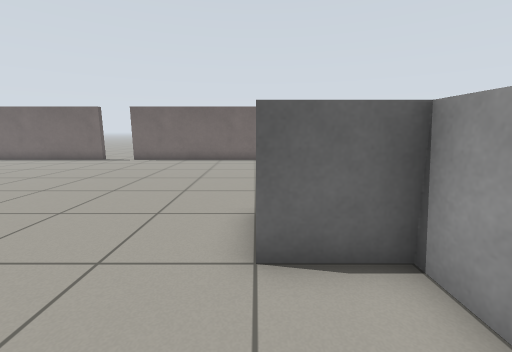
view 1 (above)

23 first-person views from a walk through a world built for the Gazebo simulator. The camera is 0.83 m above the floor, tilts 10° down and sees 90° across. The floor is counted in squares, 0.5 m on a side. Each view is taken from the middle of a square. On the plan, view 1 faces up. The plan holds only what a view shows up to about 14 squares ahead; the rest is blank. The place goes on beyond the plan. Some surface patterns are stand-ins.

view 2
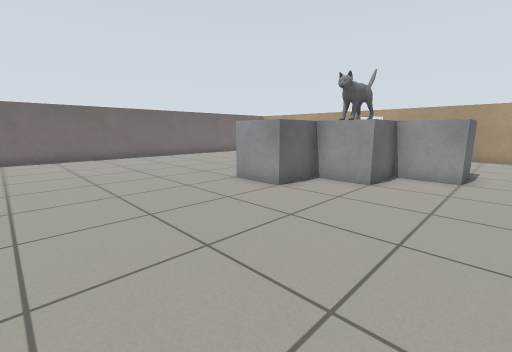

view 3
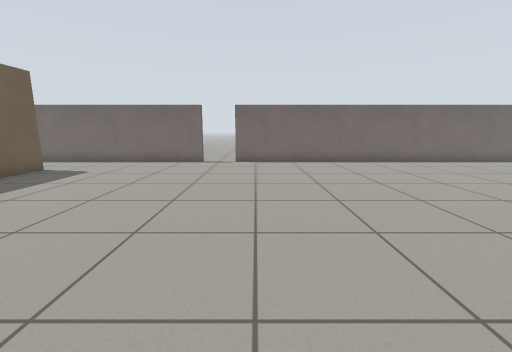

view 4
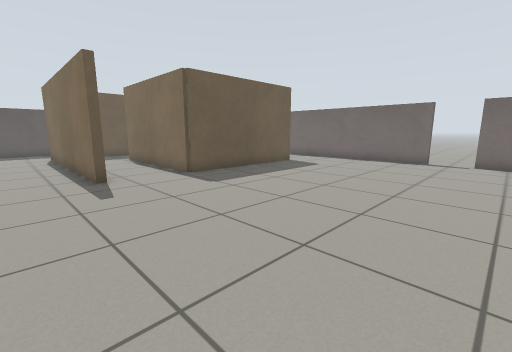

view 5
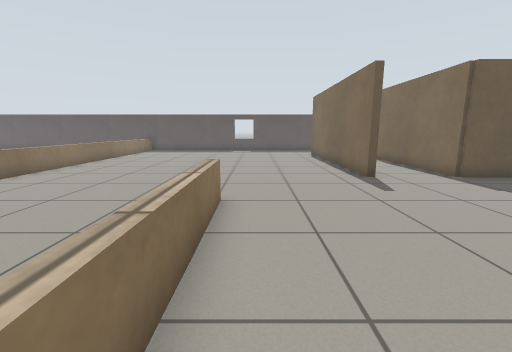

view 6
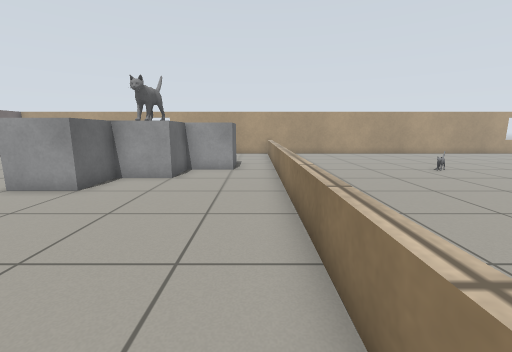

view 7
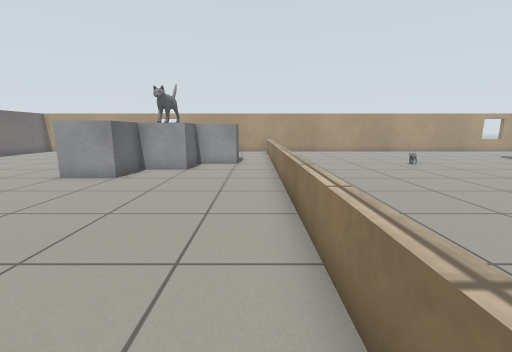

view 8
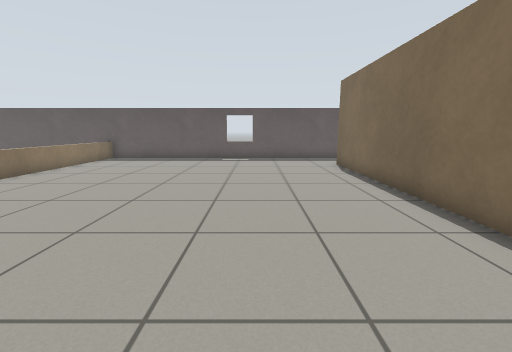

view 9
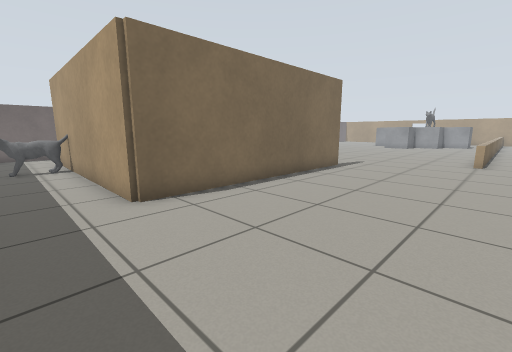

view 10
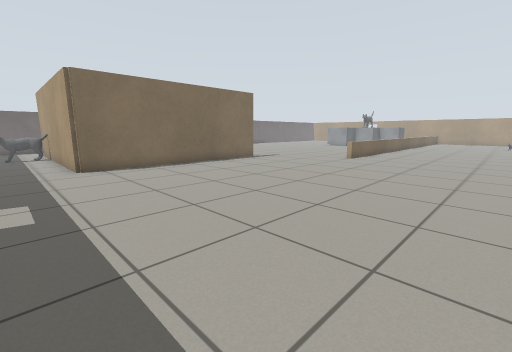

view 11
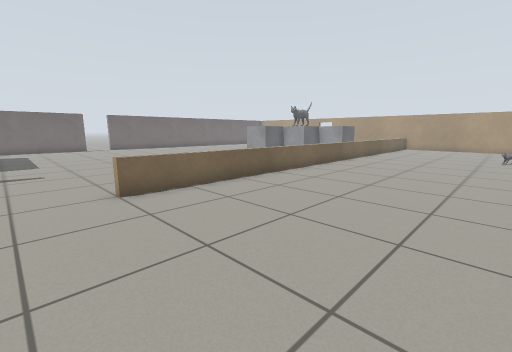

view 12
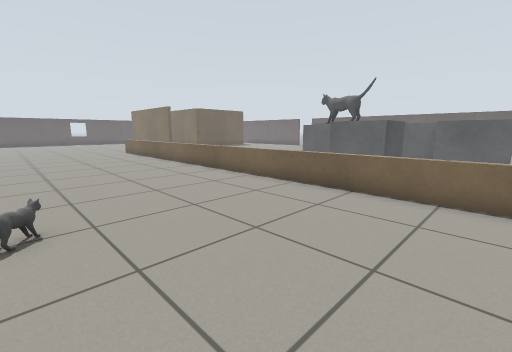

view 13
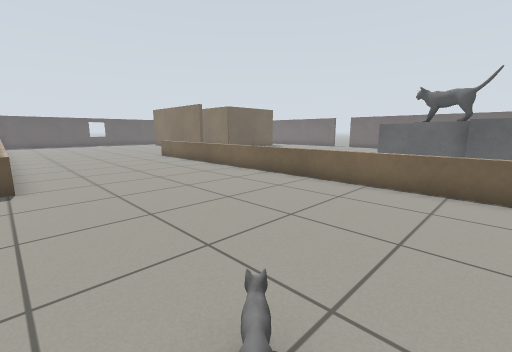

view 14
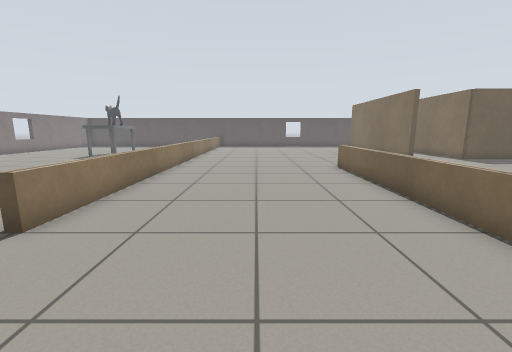

view 15
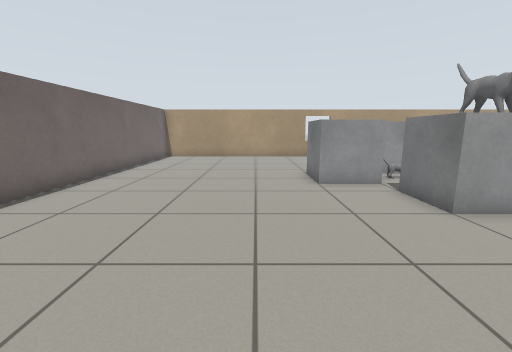

view 16
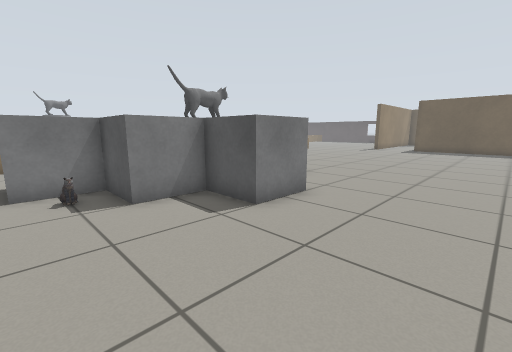

view 17
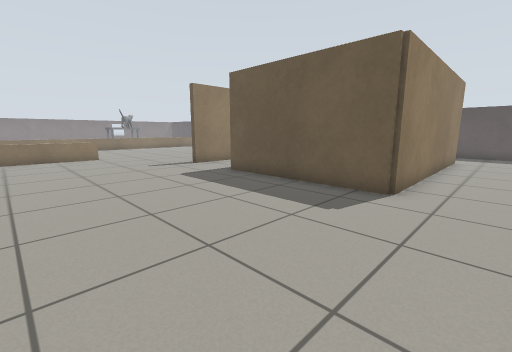

view 18
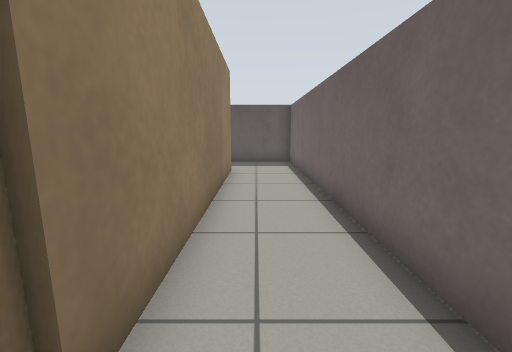

view 19
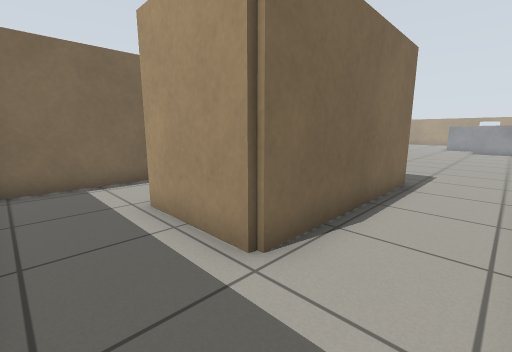

view 20
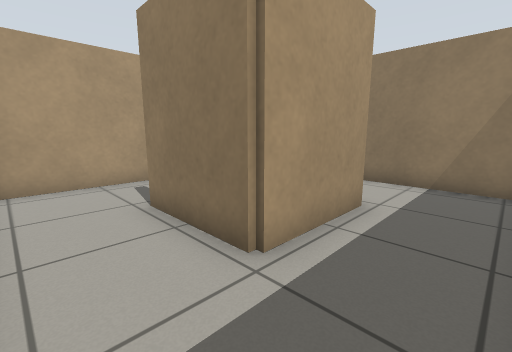

view 21
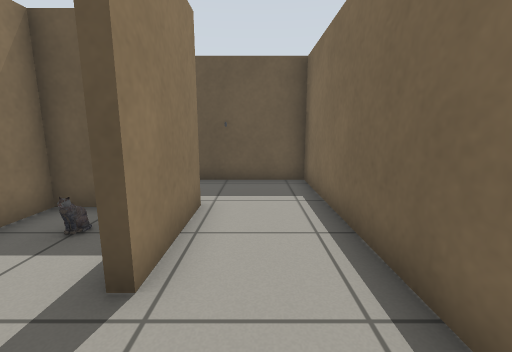

view 22
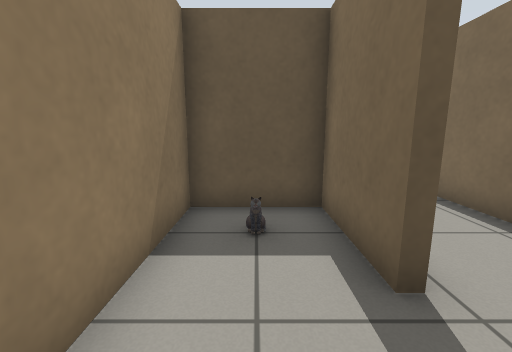

view 23
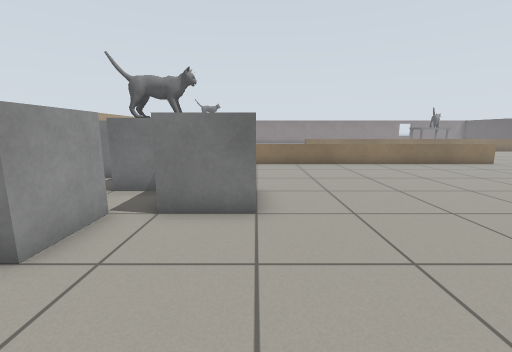

### Floor plan
Points are (right, up) in squares from view 1. A wall is a line through its corners. A room is listed if a view was taken in it or the views show most of it. See-through windows are left out.
Room 1 (views 1, 2, 3, 4, 5, 6, 7, 8, 9, 10, 11, 12, 13, 14, 15, 16, 17, 18, 19, 20, 21, 23)
walls: (-15.1, 2) (-24.9, 2) (-24.9, 12) (-15, 12) (-15, 5.2) (-21.8, 5.2) (-21.8, 8.8) (-18.4, 8.8) (-18.4, 8.5); (-16.6, 2.3) (-15.1, 2.3); (-15.4, 7.5) (-15.4, 11.1); (-8.9, 15.2) (-8.9, 14.8) (-27.5, 14.8); (-17.4, 11.7) (-24.6, 11.7) (-24.6, 8); (-24.1, 2.3) (-20.5, 2.3); (9.2, 14.8) (-7.1, 14.8)
low walls: (9.2, -3.1) (-12, -3.1) (-12, -2.9) (6.6, -2.9); (-26, -10.8) (-4, -10.8) (-4, -11.2)
ways out: opening at (-17, 8.5) to room 2; opening at (-8, 15)
objects: goal (-27, 9) to (-26, 9); grey box (0, 3) to (2, 5); grey box (2, 1) to (4, 1); goal (2, 2) to (4, 2); grey box (3, 3) to (4, 3); grey box (3, 5) to (5, 7); goal (4, -10); grey box (4, -1) to (6, 1); other object (4, 4); grey box (5, 3) to (7, 5); grey box (7, 1) to (9, 1); grey box (8, 3) to (9, 3); goal (8, 4)
Room 2 (view 22)
walls: (-18.4, 8.5) (-21.4, 8.5) (-21.4, 5.6) (-17.2, 5.6)
ways out: opening at (-17, 8.5) to room 1
objects: goal (-20, 7)

Where each view was taken, in squares from view 1:
view 1: 0 up, 0 right, facing up
view 2: 2 down, 6 left, facing up-right
view 3: 1 up, 6 left, facing up
view 4: 0 up, 6 left, facing up-left
view 5: 2 down, 6 left, facing left
view 6: 2 down, 7 left, facing right
view 7: 2 down, 9 left, facing right
view 8: 2 down, 12 left, facing left
view 9: 4 down, 27 left, facing up-right
view 10: 10 down, 27 left, facing up-right
view 11: 10 down, 14 left, facing up-right
view 12: 10 down, 9 right, facing up-left
view 13: 11 down, 5 right, facing up-left
view 14: 7 down, 0 right, facing left
view 15: 9 up, 5 left, facing right
view 16: 11 up, 9 right, facing down-left
view 17: 14 up, 8 left, facing down-left
view 18: 13 up, 14 left, facing left
view 19: 3 up, 24 left, facing up-right
view 20: 11 up, 24 left, facing down-right
view 21: 10 up, 16 left, facing left
view 22: 7 up, 16 left, facing left
view 23: 10 up, 0 right, facing down
